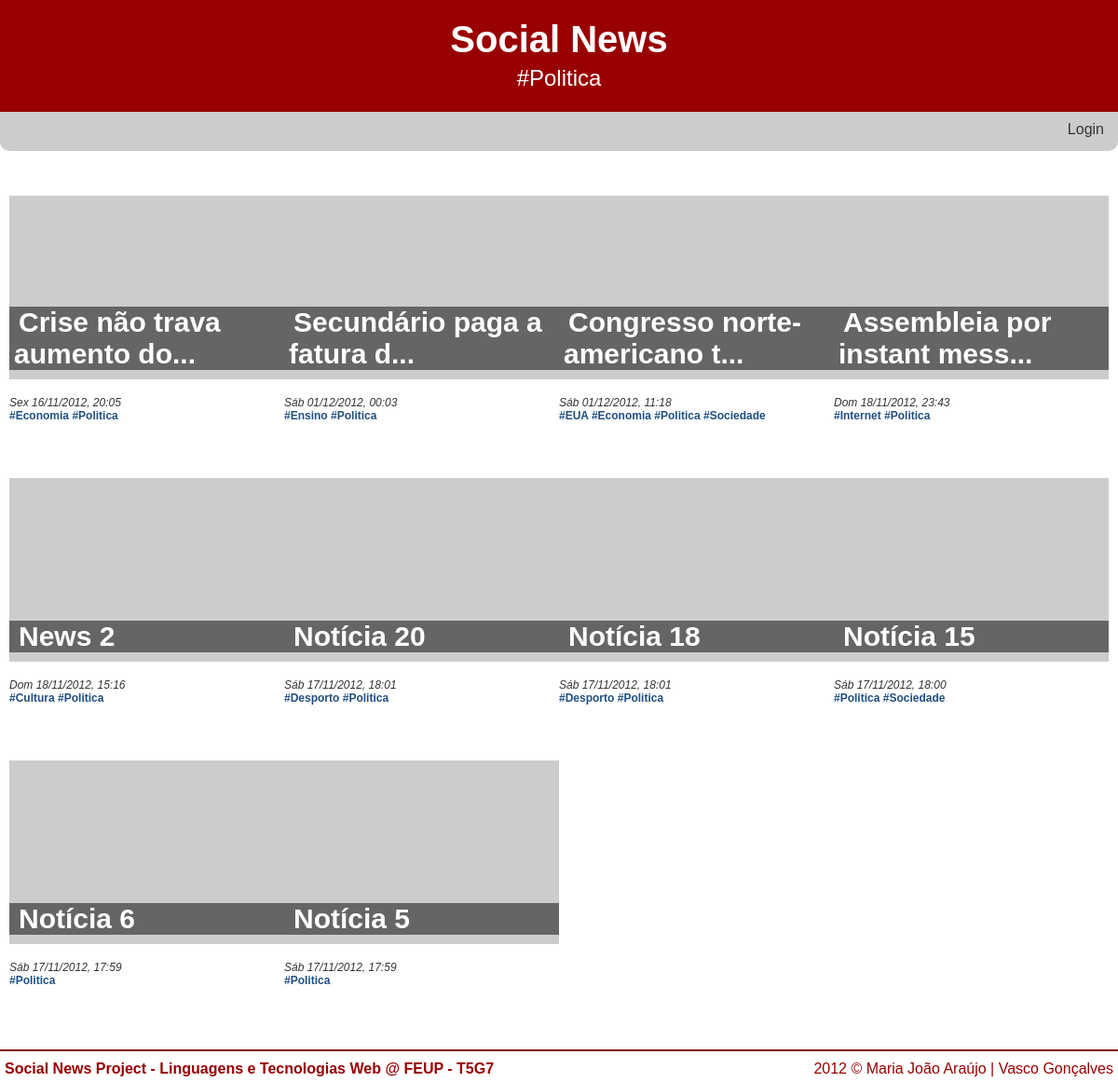
Screenshot of /?tag=Politica with the database file from the repository.
### tables this page shows
CREATE TABLE 'NEWS' (id integer primary key autoincrement, title text,'date' INTEGER, text text, posted_by text, 'url' TEXT, 'imported_by' TEXT);

### db/news_query.php (called while the page is built, shortened)
<?php
	require_once 'db/db.php';
	if(isset($id) && !empty($id))
	{
		$stmt = $db->prepare('SELECT id, title, date, text, posted_by, imported_by, url, tagname FROM news LEFT JOIN tag ON news.id=tag.news_id where id=:id');
		$stmt->bindparam(':id', $id);
	}
	elseif(isset($tag) && !empty($tag))
	{
		$stmt = $db->prepare('SELECT id, title, date, posted_by, imported_by, tagname FROM news LEFT JOIN tag ON news.id=tag.news_id where news.id in (select news_id from tag where tagname=:tag) ORDER BY id DESC');
		$stmt->bindparam(':tag', $tag);
	}
	elseif(isset($fav) && !empty($fav))
	{
		$stmt = $db->prepare('SELECT id, title, date, posted_by, imported_by, tagname FROM news LEFT JOIN tag ON news.id=tag.news_id LEFT JOIN favorite ON news.id=favorite.news_id where favorite.user_id = :user_id ORDER BY id DESC');
		$stmt->bindparam(':user_id', $_SESSION['user_id']);
	}
	else
	{
		$stmt = $db->prepare('SELECT id, title, date, posted_by, imported_by, tagname FROM news LEFT JOIN tag ON news.id=tag.news_id where news.id in (select id from news order by id desc limit 12 offset :offset) ORDER BY id DESC');
		$stmt->bindparam(':offset', $offset);
	}
	if(!$stmt->execute())
	{
		$error=$db->errorInfo();
		echo "Erro: " . $error[2];
	}
	else
		$news = $stmt->fetchAll();
?>

### common/functions.php (the view, shortened to what this page needs)
<?php
	function loggedIn() {
		return isset($_SESSION['username']);
	}
	function displayDate($date)
	{
		switch(date('N',$date))
		{
			case 5:
				$dayofweek = 'Sex';
				break;
			case 6:
				$dayofweek = 'Sáb';
				break;
			case 7:
				$dayofweek = 'Dom';
				break;
		}
        return $dayofweek." ".date('d/m/Y, H:i', $date);
	}
	function showAllNews($news)
	{
		foreach($news as $i=>$row) {
			if($row['id']==$news[$i-1]['id'])
				echo " <a href=\"./?tag=".$row['tagname']."\">#".$row['tagname']."</a>";
			else
			{
				$title = (strlen($row['title']) > 30) ? substr($row['title'],0,27).'...' : $row['title'];
				  echo "<div class=\"noticia_index\">
				  <h3><a href=\"./?id=".$row['id']."\">".stripslashes($title)."</a></h3>
				  <a href=\"./?id=".$row['id']."\"><img src=\"http://lorempixel.com/300/200/?dummy=".rand()."\" alt=\"300x200\"></a>
				  <div class=\"newsdetails\">
					<br />";
				echo displayDate($row['date']);
				if($row['tagname']!="")
				  echo "</div><div class=\"newstags\"><a href=\"./?tag=".stripslashes($row['tagname'])."\">#".stripslashes($row['tagname'])."</a>";
			}
			if($row['id']!=$news[$i+1]['id']) {
				echo   "</div>";
				echo "</div>";
			}
		}
	}
	function showHeader($subtitle)
	{
		echo "<div id=\"cabecalho\">";
		echo "<a href=\"./\"><h1>Social News</h1></a>";
		if(!empty($subtitle))
			echo "<h2>".$subtitle."</h2>";
		echo "</div>";
	}
	function showFooter()
	{
		echo "<div id=\"rodape\">
				<p>Social News Project - Linguagens e Tecnologias Web @ FEUP - T5G7</p>
				<div class=copyright>2012 © Maria João Araújo | Vasco Gonçalves</div>
			</div>";
	}
	function showLoginMenu()
	{
		echo "<ul class=\"login\">";
		if(loggedIn())
			echo "<li id=username userid=".$_SESSION['user_id'].">Bem-vindo <a href=ver_perfil_utilizador.php?id=".$_SESSION['user_id'].">".$_SESSION['username']."</a></li><li><a href=\"logout.php\">Logout</a></li>";
		else
			echo "<li><a href=\"login.php\">Login</a></li>";
		echo "</ul>";
	}
?>

### common/style.css (style rules this page uses)
html { overflow-y: scroll; }
body { font-family: Century Gothic, sans-serif; margin: 0px auto; padding: 0; color: #333333; border-color: #3b8eb5; background-color: white; min-width: 1200px; }
div#cabecalho { text-align:center; padding: 15px 0px; background-color: #990000; color: white; width: 100%; height: 90px; }
div#cabecalho h1 { margin-top: 5px; margin-bottom: 5px; font-size: 40px; }
div#cabecalho h2 { margin: 0; color: white; font-weight: normal; }
div#cabecalho a { color: white; text-decoration: none; }
div#menu ul { padding-left: 0; margin: 0; display: inline; }
div#menu li { display: inline; border-right: solid; border-width: 2px; border-color: white; padding: 0px 5px; }
div#menu li:last-child { border-right: none; }
div#menu ul.login { float: right; }
a { color: #333333; text-decoration:none; }
div#conteudo h3 { margin: 0; margin-bottom: 10px; font-size: 30px; }
div.noticia_index { position: relative; margin-top: 13px; display: inline-table; width: 25%; height: 290px; background-color: white; }
div.noticia_index img { width: 100%; }
div.noticia_index>h3 { display: inline-block; position: absolute; width: 285px; left: 0; bottom: 93px; padding: 0 5px; word-wrap: break-word; background-color: rgba(0, 0, 0, 0.5); }
div.noticia_index>h3>a { color: white; margin-left: 5px; }
div.newsdetails { clear: both; font-size: 12px; font-style: italic; }
div.newstags { font-size: 12px; font-weight: bold; color: #1F4F82; }
div.newstags a { color: #1F4F82; }
div.noticia_index>div.newstags { white-space: nowrap; text-overflow: ellipsis; overflow: hidden; width: 285px; }
div#rodape { margin: 0 auto; padding: 5px 0; background-color: white; color: #990000; width: 1200px; clear: both; border-top: 2px solid #860004; }
div#rodape p { float:left; margin: 5px; font-weight: bold; }
div#rodape div.copyright { float: right; margin: 5px; }

### rows the page displays
news: title "Crise não trava aumento do...", date "Sex 16/11/2012, 20:05", tagname "Economia", tagname "Politica"
news: title "Secundário paga a fatura d...", date "Sáb 01/12/2012, 00:03", tagname "Ensino", tagname "Politica"
news: title "Congresso norte-americano t...", date "Sáb 01/12/2012, 11:18", tagname "EUA", tagname "Economia", tagname "Politica", tagname "Sociedade"
news: title "Assembleia por instant mess...", date "Dom 18/11/2012, 23:43", tagname "Internet", tagname "Politica"
news: title "News 2", date "Dom 18/11/2012, 15:16", tagname "Cultura", tagname "Politica"
news: title "Notícia 20", date "Sáb 17/11/2012, 18:01", tagname "Desporto", tagname "Politica"
news: title "Notícia 18", date "Sáb 17/11/2012, 18:01", tagname "Desporto", tagname "Politica"
news: title "Notícia 15", date "Sáb 17/11/2012, 18:00", tagname "Politica", tagname "Sociedade"
news: title "Notícia 6", date "Sáb 17/11/2012, 17:59", tagname "Politica"
news: title "Notícia 5", date "Sáb 17/11/2012, 17:59", tagname "Politica"

### other values shown
$subtitle "#Politica"
